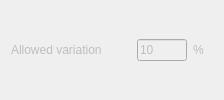
                           <widget class="QWidget" name="widget_stabTolDamping_allowedVariation_SSI" native="true">
                            <property name="sizePolicy">
                             <sizepolicy hsizetype="Fixed" vsizetype="Fixed">
                              <horstretch>0</horstretch>
                              <verstretch>0</verstretch>
                             </sizepolicy>
                            </property>
                            <property name="minimumSize">
                             <size>
                              <width>100</width>
                              <height>0</height>
                             </size>
                            </property>
                            <layout class="QHBoxLayout" name="horizontalLayout_41">
                             <property name="topMargin">
                              <number>0</number>
                             </property>
                             <property name="bottomMargin">
                              <number>0</number>
                             </property>
                             <item>
                              <widget class="QLabel" name="label_stabTolDamping_allowedVariation_SSI">
                               <property name="enabled">
                                <bool>false</bool>
                               </property>
                               <property name="sizePolicy">
                                <sizepolicy hsizetype="Fixed" vsizetype="Fixed">
                                 <horstretch>0</horstretch>
                                 <verstretch>0</verstretch>
                                </sizepolicy>
                               </property>
                               <property name="minimumSize">
                                <size>
                                 <width>120</width>
                                 <height>0</height>
                                </size>
                               </property>
                               <property name="toolTip">
                                <string/>
                               </property>
                               <property name="toolTipDuration">
                                <number>0</number>
                               </property>
                               <property name="text">
                                <string>Allowed variation</string>
                               </property>
                               <property name="alignment">
                                <set>Qt::AlignJustify|Qt::AlignVCenter</set>
                               </property>
                              </widget>
                             </item>
                             <item alignment="Qt::AlignLeft">
                              <widget class="QLineEdit" name="lineEdit_stabTolDamping_allowedVariation_SSI">
                               <property name="enabled">
                                <bool>false</bool>
                               </property>
                               <property name="sizePolicy">
                                <sizepolicy hsizetype="Fixed" vsizetype="Fixed">
                                 <horstretch>0</horstretch>
                                 <verstretch>0</verstretch>
                                </sizepolicy>
                               </property>
                               <property name="minimumSize">
                                <size>
                                 <width>30</width>
                                 <height>0</height>
                                </size>
                               </property>
                               <property name="maximumSize">
                                <size>
                                 <width>50</width>
                                 <height>16777215</height>
                                </size>
                               </property>
                               <property name="toolTip">
                                <string>&lt;html&gt;&lt;head/&gt;&lt;body&gt;&lt;p&gt;The allowed variation, in percentage, of the damping ratio between consecutive models so that the model can be considered stable in the damping criteria&lt;/p&gt;&lt;/body&gt;&lt;/html&gt;</string>
                               </property>
                               <property name="text">
                                <string>10</string>
                               </property>
                               <property name="maxLength">
                                <number>8</number>
                               </property>
                              </widget>
                             </item>
                             <item alignment="Qt::AlignLeft">
                              <widget class="QLabel" name="label_stabTolDamping_allowedVariationUnits_SSI">
                               <property name="enabled">
                                <bool>false</bool>
                               </property>
                               <property name="sizePolicy">
                                <sizepolicy hsizetype="Fixed" vsizetype="Fixed">
                                 <horstretch>0</horstretch>
                                 <verstretch>0</verstretch>
                                </sizepolicy>
                               </property>
                               <property name="minimumSize">
                                <size>
                                 <width>20</width>
                                 <height>0</height>
                                </size>
                               </property>
                               <property name="text">
                                <string>%</string>
                               </property>
                              </widget>
                             </item>
                            </layout>
                           </widget>
